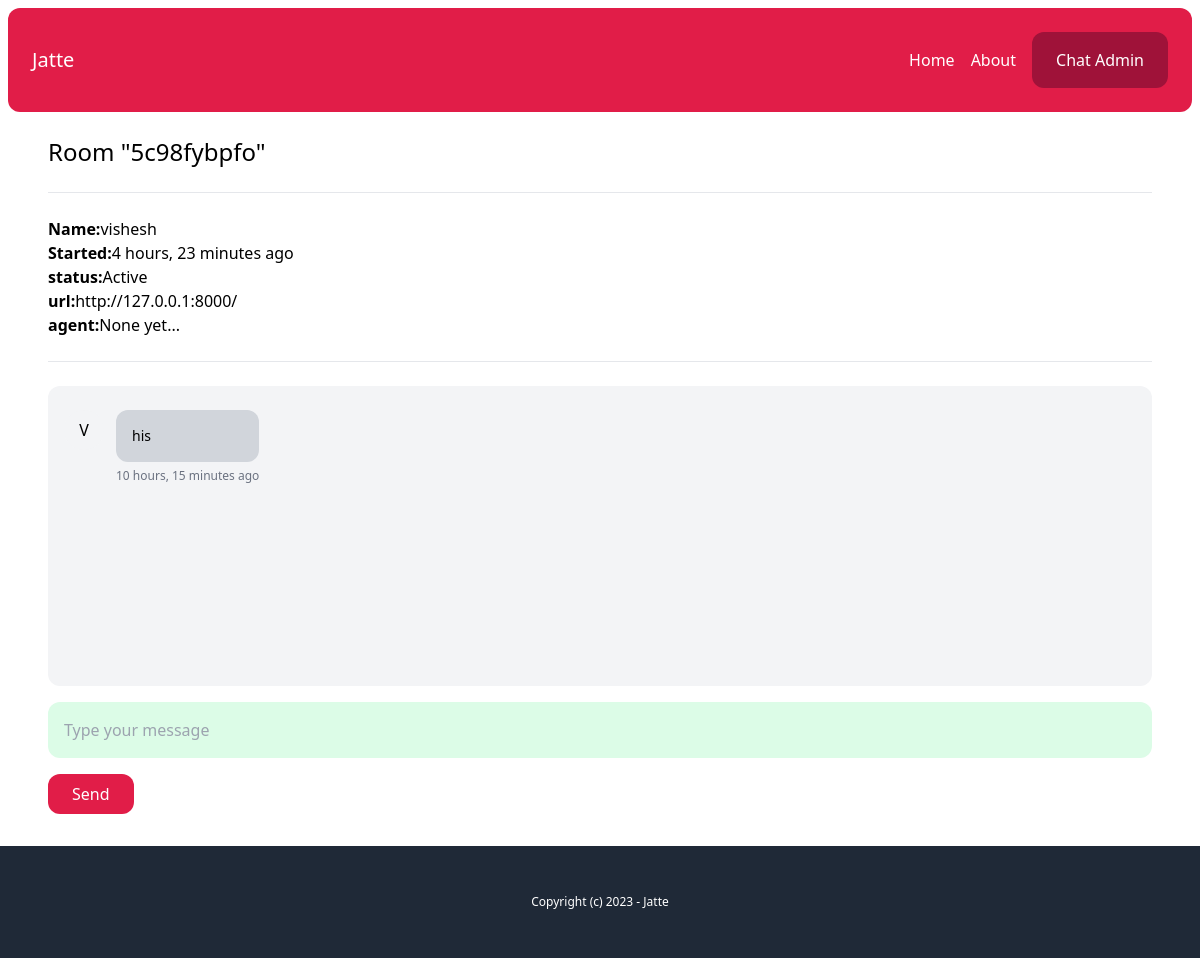
Screenshot of /chat-admin/5c98fybpfo/ (signed in) with the database file from the repository.
### chat/models.py (models this page shows, shortened)
class Room(models.Model):
    WAITING='waiting'
    ACTIVE='active'
    CLOSED='closed'
    choices_status=(
        (WAITING,'Waiting'),
        (ACTIVE,'Active'),
        (CLOSED,'Closed')
    )
    uuid=models.CharField(max_length=255)
    client=models.CharField(max_length=255)
    agent=models.ForeignKey(User,null=True,blank=True,on_delete=models.SET_NULL)
    messages=models.ManyToManyField(Messages,blank=True)
    url=models.CharField(max_length=200,blank=True)
    status=models.CharField(max_length=20,choices=choices_status,default=WAITING)
    created_at=models.DateTimeField(auto_now_add=True)
    class Meta:
        ordering=('-created_at',)

class Messages(models.Model):
    body=models.TextField()
    sent_by=models.CharField(max_length=255)
    created_at=models.DateField(auto_now_add=True)
    created_by=models.ForeignKey(User,null=True,blank=True,on_delete=models.SET_NULL)
    class Meta:
        ordering=('created_at',)

### chat/views.py (the view)
# urls.py: path('chat-admin/<str:uuid>/',views.room,name='room'),
@login_required
def room(request,uuid):
    room=Room.objects.get(uuid=uuid)
    if room.status==room.WAITING:
        room.status=room.ACTIVE
        room.agent=request.user
        room.save()
    return render(request,'chat/room.html',{
        'room':room,
    })

### chat/templatetags/chatextras.py (called while the page is built)
@register.filter(name='initials')
def initials(value):
    initials=''
    a=value.split(' ')
    for name in a:
        if name and len(initials)<2:
            initials+=name[0].upper()
    return initials

### chat/templates/chat/room.html (shortened to what this page needs)
{% extends 'core/base.html' %}
{% load static chatextras %}
{% block content %}
<h1 class="text-2xl">Room "{{room.uuid}}"</h1>
<hr class="my-6">
<p class="mb-6 ">
    <b>Name:</b>{{room.client}} <br>
    <b>Started:</b>{{room.created_at|timesince}} ago <br>
    <b>status:</b>{{room.get_status_display}} <br>
    <b>url:</b>{{room.url}} <br>
    <b>agent:</b>{% firstof room.agent.name 'None yet...' %} <br>
</p>
<hr class="my-6">
<div id="chat_log" class="mb-4 p-4 bg-gray-100 rounded-xl h-[300px] overflow-scroll flex flex-col flex-grow">
    {% for message in room.messages.all %}
        <div class="flex w-full max-w-md mt-2 space-x-3 {% if message.created_by %} ml-auto justify-end {% endif %}">
            {% if not message.created_by %}
                <div class="flex-shrink-0 h-10 w-10 rounded-full bg-gray-100 text-center pt-2">
                    {{message.sent_by|initials}}
                </div>
            {% endif %}
            <div>
                <div class="p-4 rounded-xl {% if message.created_by %} bg-blue-600 text-white {% else %} bg-gray-300 {% endif %} ">
                    <p class="text-sm">{{message.body}}</p>
                </div>
                <span class="text-xs text-gray-500 leading-none">
                    {{message.created_at|timesince}} ago
                </span>
            </div>
        </div>
    {% endfor %}
</div>
{% if room.status == 'active' %}
    <input type="text" name="body" id="chat_message_input" class="w-full mb-4 p-4 bg-green-100 rounded-xl" placeholder="Type your message">
    <button id="chat_message_submit" class="py-2 px-6 text-white bg-rose-600 rounded-xl ">
        Send
    </button>
{% endif %}
{% endblock %}

### rows the page displays
Room: uuid "5c98fybpfo", client "vishesh", created_at "4 hours, 23 minutes", status "Active", url "http://127.0.0.1:8000/", agent "None yet..."
Messages: sent_by|initials "V", body "his", created_at "10 hours, 15 minutes"
